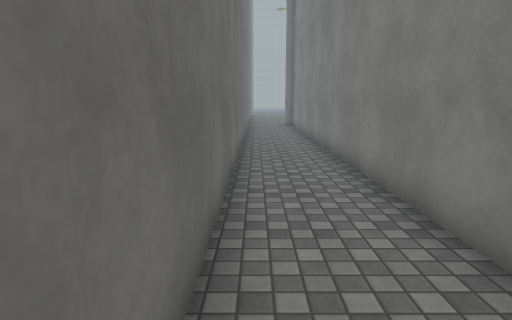
[1] (above)

16 first-person views from a walk through a 3-D level made in the Unity game engine. The camera is 1.5 m above the floor, tilts 10° down and sees 75° across. The floor is counted in squares, 1 m on a side. Each view is taken from the middle of a square. On the plan, view 1 faces up. The plan holds only what a view shows up to about 15 squares ahead; the rest is blank. The place goes on beyond the plan. The player is left out. Surface patterns are stand-ins for the level's own textures.

[2]
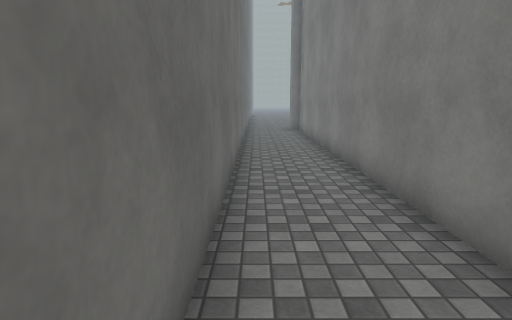

[3]
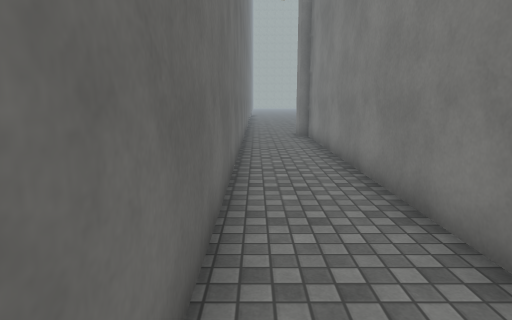

[4]
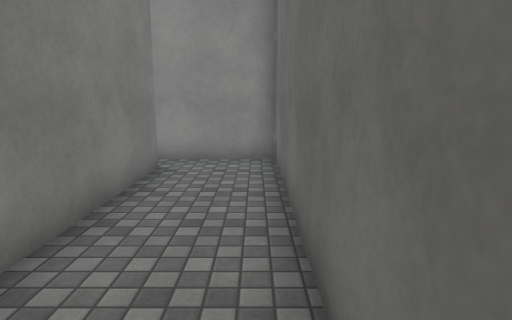

[5]
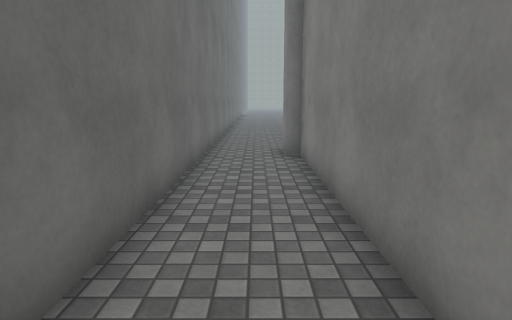

[6]
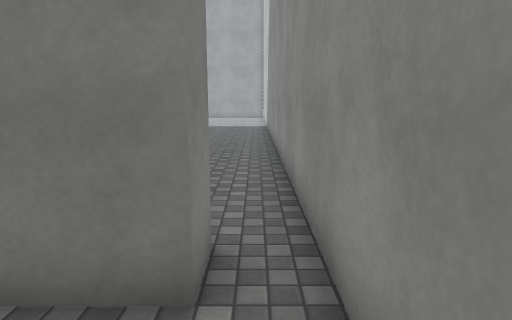

[7]
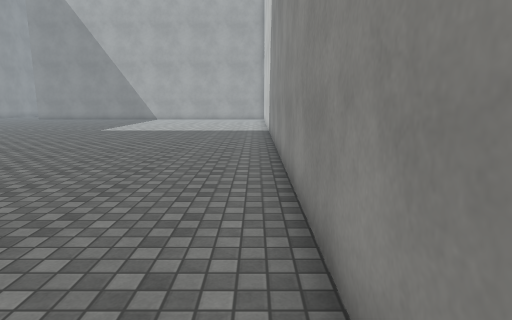

[8]
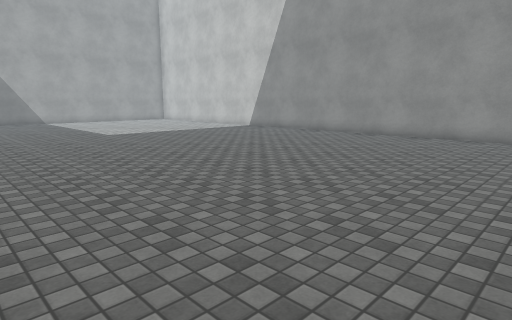

[9]
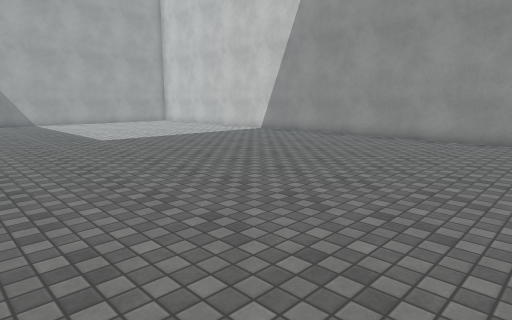

[10]
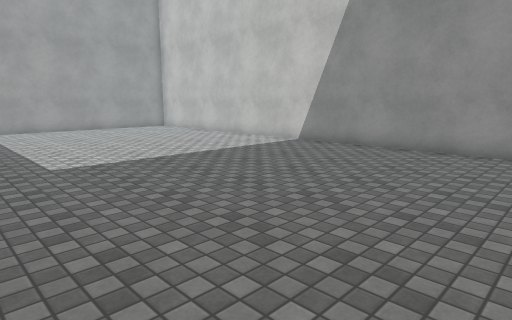

[11]
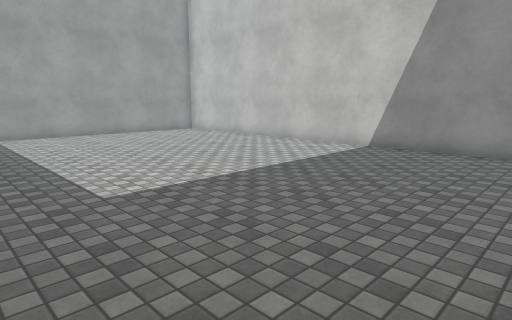

[12]
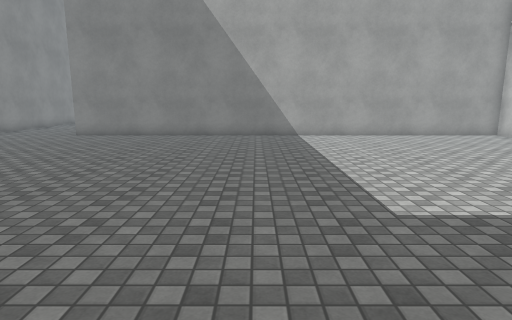

[13]
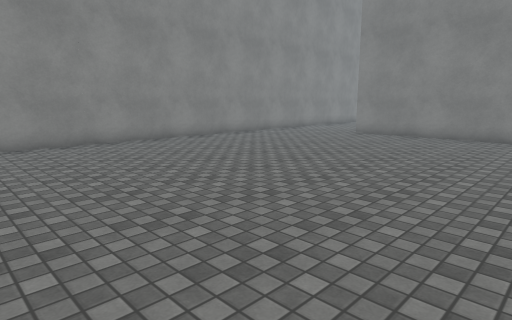

[14]
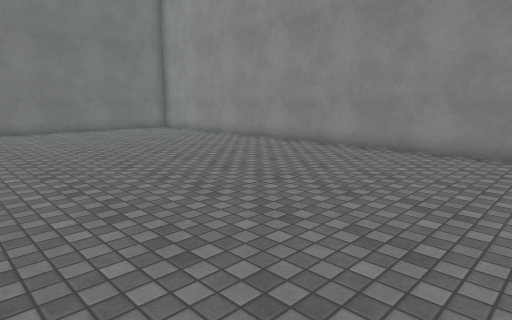

[15]
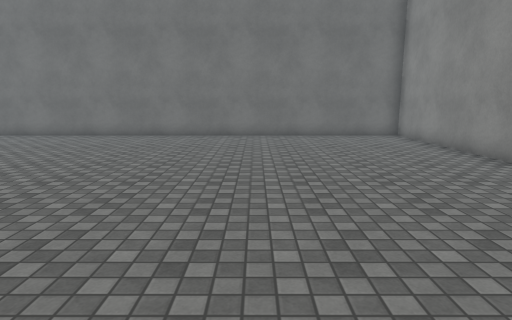

[16]
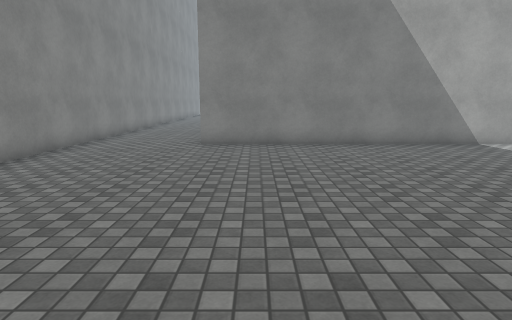

### Floor plan
Points are (right, up) in squares from view 1. A wall is a line through its corners. A room is listed if a view was taken in it or the views show most of it. See-through windows are left out.
Room 1 (views 1, 2, 3, 4, 5, 6, 7)
walls: (3.2, -1.5) (2.3, -1.5) (2.3, 20.3) (1.8, 20.3) (1.8, 21.4); (-0.5, 21.5) (-0.5, -2.7) (3.5, -2.7)
ways out: opening at (3, -2) to room 2
Room 2 (views 8, 9, 10, 11, 12, 13, 14, 15, 16)
walls: (29.9, -2.7) (30.7, -2.7) (30.7, 16); (25.4, 20.3) (3.3, 20.3) (3.3, 2.6); (34.2, 20.3) (27.1, 20.3); (3.5, -2.7) (26, -2.7)
ways out: opening at (3, -2) to room 1

Where each view was taken, in squares from view 1:
view 1: 0 up, 0 right, facing up
view 2: 3 up, 0 right, facing up
view 3: 6 up, 0 right, facing up
view 4: 6 up, 0 right, facing down
view 5: 11 up, 1 right, facing up
view 6: 2 down, 0 right, facing right
view 7: 2 down, 3 right, facing right
view 8: 12 up, 5 right, facing down-right
view 9: 11 up, 7 right, facing down-right
view 10: 8 up, 12 right, facing down-right
view 11: 8 up, 15 right, facing down-right
view 12: 8 up, 16 right, facing right
view 13: 8 up, 16 right, facing up-right
view 14: 10 up, 21 right, facing up-left
view 15: 14 up, 18 right, facing left
view 16: 14 up, 19 right, facing right
